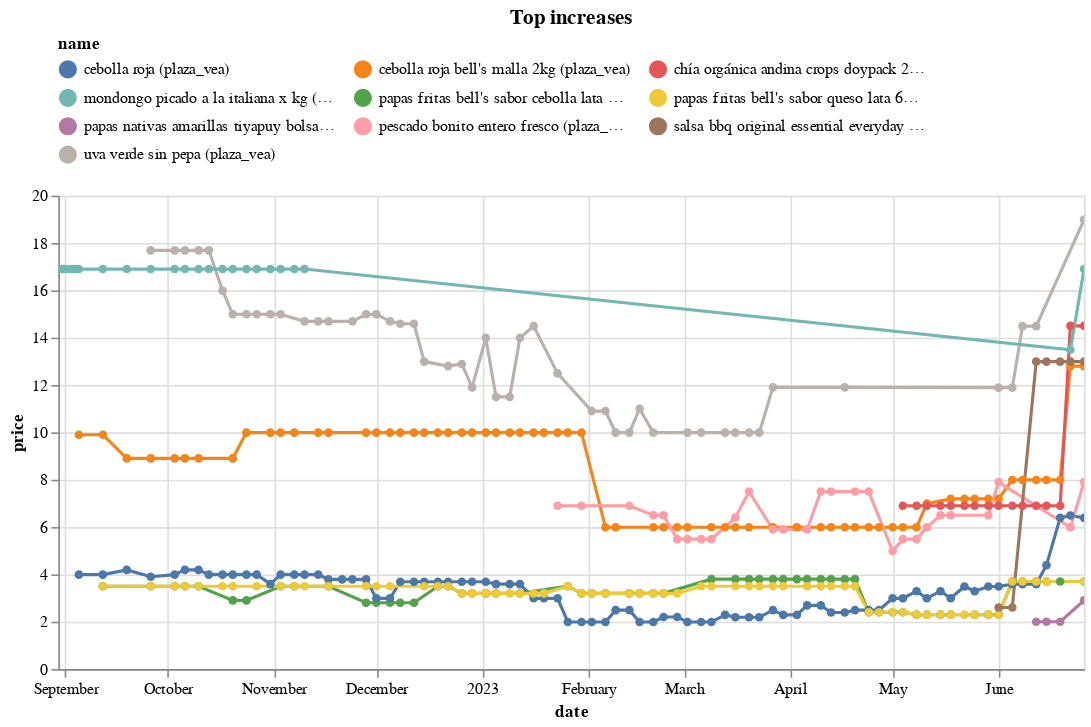

The notebook cell saved with this chart:
### Code cell
(top_changes
 .sort_values('change')
 .tail(10)
 .pipe(plot_changes, 'Top increases')
)

### Figure 1 — Vega-Lite specification as saved in the notebook (floating-point values rounded to 4 significant figures; data arrays with more than 128 entries replaced by an {"elided": "..."} marker saying what was removed)
{"config": {"view": {"continuousWidth": 300, "continuousHeight": 300}, "legend": {"columns": 3, "orient": "top"}}, "data": {"name": "data-2f5cdfdbeba643b47e45280e7f61dd80"}, "mark": {"type": "line", "point": true}, "encoding": {"color": {"field": "name", "scale": {"domain": ["cebolla roja (plaza_vea)", "cebolla roja bell's malla 2kg (plaza_vea)", "chía orgánica andina crops doypack 250g (plaza_vea)", "mondongo picado a la italiana x kg (metro)", "papas fritas bell's sabor cebolla lata 60g (plaza_vea)", "papas fritas bell's sabor queso lata 60g (plaza_vea)", "papas nativas amarillas tiyapuy bolsa 40g (plaza_vea)", "pescado bonito entero fresco (plaza_vea)", "salsa bbq original essential everyday botella 510g (plaza_vea)", "uva verde sin pepa (plaza_vea)"]}, "type": "nominal"}, "tooltip": [{"field": "name", "type": "nominal"}, {"field": "price", "type": "quantitative"}, {"field": "last_price", "type": "quantitative"}], "x": {"field": "date", "type": "temporal"}, "y": {"field": "price", "type": "quantitative"}}, "params": [{"name": "param_5", "select": {"type": "point", "fields": ["name"]}, "bind": "legend"}, {"name": "param_6", "select": {"type": "interval", "encodings": ["x", "y"]}, "bind": "scales"}], "title": "Top increases", "transform": [{"filter": {"param": "param_5"}}], "width": 650, "$schema": "https://vega.github.io/schema/vega-lite/v5.8.0.json", "datasets": {"data-2f5cdfdbeba643b47e45280e7f61dd80": {"elided": "399 records"}}}
